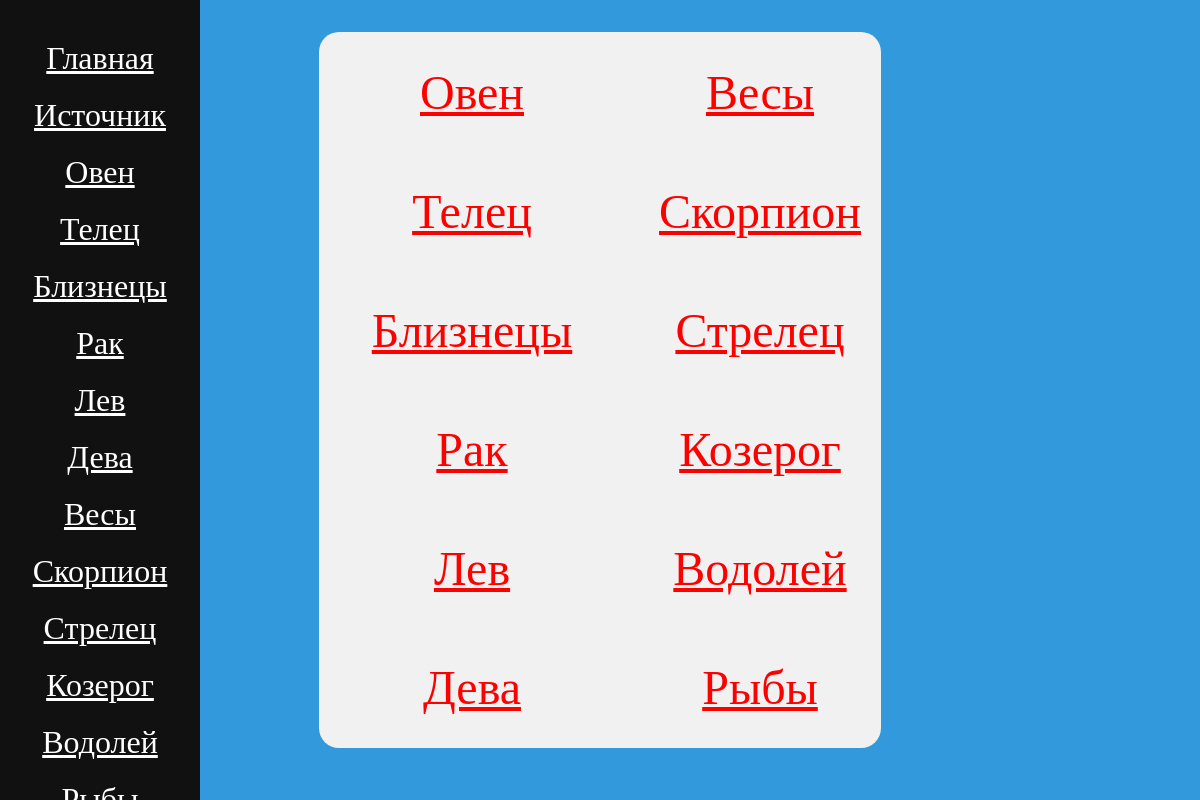
The page / on the database its author committed.
### horoscope/models.py (models this page shows, shortened)
class ZodiakSing(models.Model):
    name = models.CharField(max_length=255)
    code = models.CharField(max_length=45, unique=True)
    description = models.TextField(blank=True)
    date_from = models.DateField()
    date_to = models.DateField()
    elements = models.ForeignKey(Elements, on_delete=models.PROTECT)

### horoscope/views.py (the view)
# urls.py: path('', views.index, name='index'),
def index(request):
    context = {
        'zodiac_sings': ZodiakSing.objects.all(),
    }
    return render(request, 'horoscope/index.html', context=context)

### horoscope/templates/horoscope/index.html (shortened to what this page needs)
 {% extends 'base.html' %}
{% load static %}
{% load my_filter %}
{% block cssadd %}
<link rel="stylesheet" href="{% static 'horoscope/css/index.css' %}">
{% endblock %}
{% block content %}
{% include 'includes/navbar.html' %}
<ul>
    {% for zodiac_sing in zodiac_sings %}
        <li><a href="{% url 'sign_zodiac' code=zodiac_sing.code %}">{{zodiac_sing.name}}</a></li>
    {% endfor %}
</ul>
{% endblock %}

### horoscope/templates/includes/navbar.html
{% load my_filter %}
<nav>
    <a href="{% url 'index'  %}">Главная</a>
    <a href="google.com">Источник</a>
    {% for zodiac_sing in zodiac_sings %}
        <a href="{% url 'sign_zodiac' code=zodiac_sing.code %}">{{zodiac_sing.name}}</a>
    {% endfor %}
</nav>

### static/css/base.css (style rules this page uses)
html { background-color: #3199dc; }
nav { text-align: center; color: white; font-size: 2rem; height: 100%; width: 200px; position: fixed; z-index: 1; top: 0; left: 0; background-color: #111; overflow-x: hidden; padding-top: 20px; }
nav a { color: white; display: block; font-size: 2rem; margin: 20px; }

### horoscope/static/horoscope/css/index.css (style rules this page uses)
ul { -webkit-column-count: 2; -moz-column-count: 2; column-count: 2; list-style-type: none; background-color: #f1f1f1; width: 90%; max-width: 35rem; border-radius: 20px; margin: 2rem auto; padding: 1px; }
ul li { text-align: center; width: 100%; font-size: 3rem; padding: 2rem 1rem; color: red; }
a { color: red; }

### rows shown on the page
ZodiakSing: name "Овен"
ZodiakSing: name "Телец"
ZodiakSing: name "Близнецы"
ZodiakSing: name "Рак"
ZodiakSing: name "Лев"
ZodiakSing: name "Дева"
ZodiakSing: name "Весы"
ZodiakSing: name "Скорпион"
ZodiakSing: name "Стрелец"
ZodiakSing: name "Козерог"
ZodiakSing: name "Водолей"
ZodiakSing: name "Рыбы"
